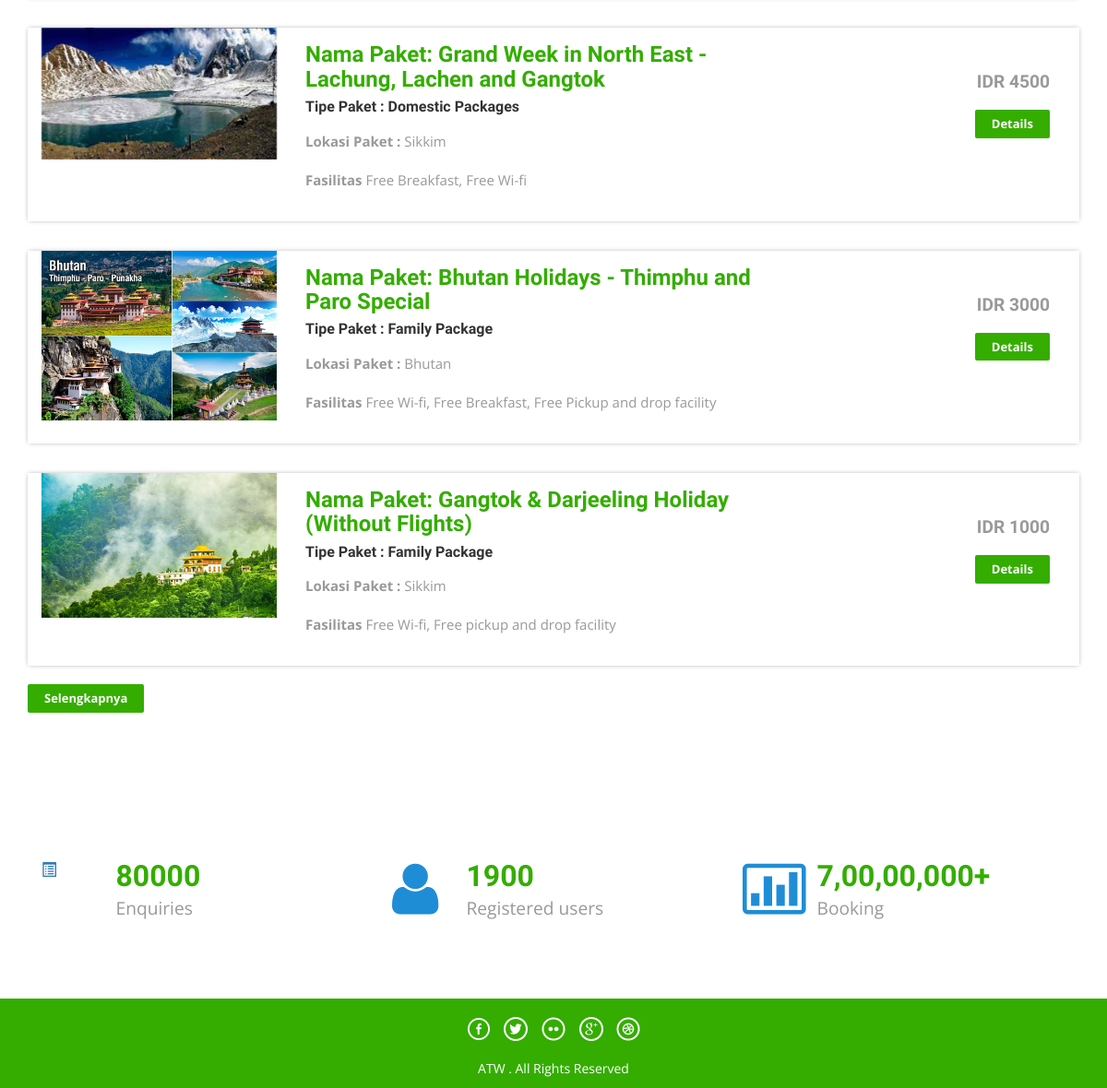
Before: / (lower part) with the older database file.
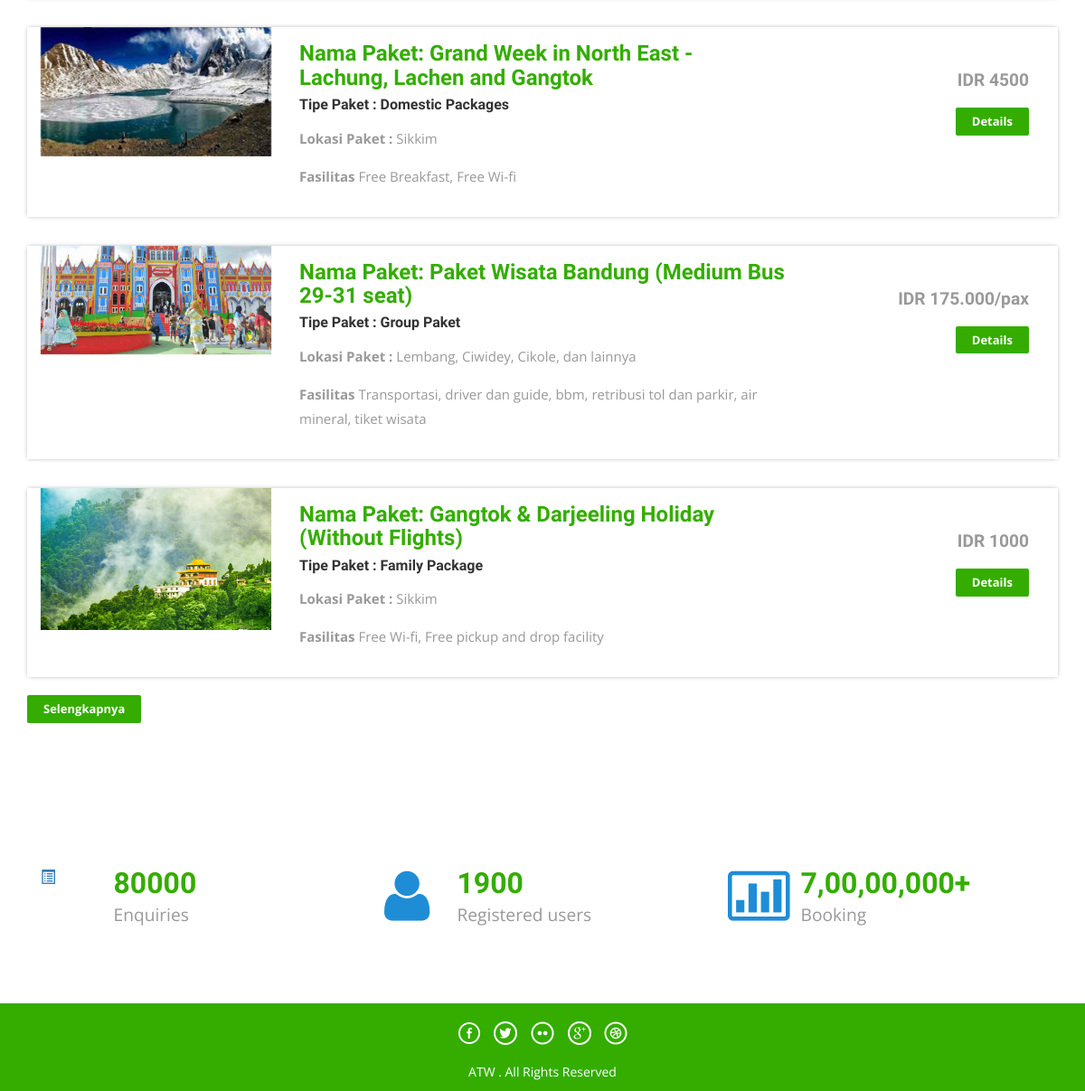
After: the same page with the newer database file.
### tables this page shows
CREATE TABLE `tbltourpackages` (
  `PackageId` int(11) NOT NULL,
  `PackageName` varchar(200) DEFAULT NULL,
  `PackageType` varchar(150) DEFAULT NULL,
  `PackageLocation` varchar(100) DEFAULT NULL,
  `PackagePrice` varchar(255) DEFAULT NULL,
  `PackageFetures` varchar(255) DEFAULT NULL,
  `PackageDetails` mediumtext DEFAULT NULL,
  `PackageImage` varchar(100) DEFAULT NULL,
  `Creationdate` timestamp NULL DEFAULT current_timestamp(),
  `UpdationDate` timestamp NULL DEFAULT NULL ON UPDATE current_timestamp()
);

### index.php (the view, shortened to what this page needs)
<?php
include('includes/config.php');
?>
<!DOCTYPE HTML>
<html>
<head>
<link href="css/bootstrap.css" rel='stylesheet' type='text/css' />
<link href="css/styles.css" rel='stylesheet' type='text/css' />
<link href="css/font-awesome.css" rel="stylesheet">
<link href="css/animate.css" rel="stylesheet" type="text/css" media="all">
</head>
<body>
<div class="container">
	<div class="holiday">
<?php $sql = "SELECT * from tbltourpackages order by rand() limit 4";
$query = $dbh->prepare($sql);
$query->execute();
$results=$query->fetchAll(PDO::FETCH_OBJ);
if($query->rowCount() > 0)
{
foreach($results as $result)
{	?>
			<div class="rom-btm">
				<div class="col-md-3 room-left wow fadeInLeft animated" data-wow-delay=".5s">
					<img src="admin/pacakgeimages/<?php echo htmlentities($result->PackageImage);?>" class="img-responsive" alt="">
				</div>
				<div class="col-md-6 room-midle wow fadeInUp animated" data-wow-delay=".5s">
					<h4>Nama Paket: <?php echo htmlentities($result->PackageName);?></h4>
					<h6>Tipe Paket : <?php echo htmlentities($result->PackageType);?></h6>
					<p><b>Lokasi Paket :</b> <?php echo htmlentities($result->PackageLocation);?></p>
					<p><b>Fasilitas</b> <?php echo htmlentities($result->PackageFetures);?></p>
				</div>
				<div class="col-md-3 room-right wow fadeInRight animated" data-wow-delay=".5s">
					<h5>IDR <?php echo htmlentities($result->PackagePrice);?></h5>
					<a href="package-details.php?pkgid=<?php echo htmlentities($result->PackageId);?>" class="view">Details</a>
				</div>
				<div class="clearfix"></div>
			</div>
<?php }} ?>
<div><a href="package-list.php" class="view">Selengkapnya</a></div>
</div>
	</div>
<div class="routes">
	<div class="container">
		<div class="col-md-4 routes-left wow fadeInRight animated" data-wow-delay=".5s">
			<div class="rou-left">
				<a href="#"><i class="glyphicon glyphicon-list-alt"></i></a>
			</div>
			<div class="rou-rgt wow fadeInDown animated" data-wow-delay=".5s">
				<h3>80000</h3>
				<p>Enquiries</p>
			</div>
				<div class="clearfix"></div>
		</div>
		<div class="col-md-4 routes-left">
			<div class="rou-left">
				<a href="#"><i class="fa fa-user"></i></a>
			</div>
			<div class="rou-rgt">
				<h3>1900</h3>
				<p>Registered users</p>
			</div>
				<div class="clearfix"></div>
		</div>
		<div class="col-md-4 routes-left wow fadeInRight animated" data-wow-delay=".5s">
			<div class="rou-left">
				<a href="#"><i class="fa fa-ticket"></i></a>
			</div>
			<div class="rou-rgt">
				<h3>7,00,00,000+</h3>
				<p>Booking</p>
			</div>
				<div class="clearfix"></div>
		</div>
		<div class="clearfix"></div>
	</div>
</div>
<?php include('includes/footer.php');?>
</body>
</html>

Changed rows visible on the page:
changed tbltourpackages: PackageImage: a different picture; PackageName "Bhutan Holidays - Thimphu and Paro Special" → "Paket Wisata Bandung (Medium Bus 29-31 seat)"; PackageType "Family Package" → "Group Paket"; PackageLocation "Bhutan" → "Lembang, Ciwidey, Cikole, dan lainnya"; PackageFetures "Free Wi-fi, Free Breakfast, Free Pickup and drop facility" → "Transportasi, driver dan guide, bbm, retribusi tol dan parkir, air mineral, tiket wisata"; PackagePrice "3000" → "175.000/pax"
